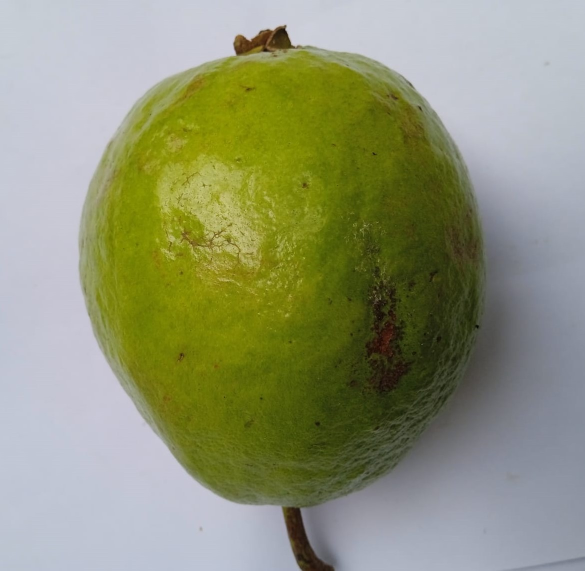
#> input picture DeterioroAlimentos_SamuelMoreno/imagenes/fresh/FreshGuava (102).jpg, 1169 x 1141 px (shown at 1/2 size); its folder holds only this picture in this run
$ jupyter execute --allow-errors Taller_2.ipynb   (shell and % lines are left out)
#> lines starting #> are read from the running program, lines starting #| are printed output that depends on the picture
# **Detección de Moho y Deterioro en Alimentos**

---
# **Entendimiento del caso**

## **1. Contexto**

La detección de **`frutas dañadas`** es muy importante para la **`producción agrícola`** y el procesamiento de frutas. Generalmente, esta detección se realiza manualmente, lo cual es un proceso ineficiente e impreciso.

Es por eso que en este proyecto se usará un conjunto de datos con muestras de **`guayabas`** en formato de imágenes de distintos tamaños. Las imágenes estarán separadas en dos directorios según si la fruta está fresca o podrida/deteriorada y se buscará clasificar dichas imágenes según su categoría correcta.

## **2. Categorías**

A continuación se muestra un ejemplo de cada una de las categorías de interés: Se puede evidenciar que la fruta fresca es más **`redonda y lisa`**, mientras que la podrida tiene **`manchas`** y está un poco **`deformada`**.

Otro aspecto importante es que las imágenes **`no tienen el mismo tamaño`** ni la misma forma, lo cual se ajustará más adelante en el preprocesamiento.

<center></img> &emsp;&emsp; </img></center>

---
# **Entendimiento de los datos**

## **1. Adquisición de datos**

[cell 1]
# Librerías generales
import glob
import joblib
import numpy as np
import random

# Librerías de visión computacional y visualización
import cv2 as cv
import matplotlib as mpl
import matplotlib.pyplot as plt

# Métodos para modelamiento
import sklearn
from sklearn.decomposition import PCA
from sklearn.ensemble import RandomForestClassifier
from sklearn.model_selection import train_test_split, GridSearchCV
from sklearn.pipeline import Pipeline
from sklearn.preprocessing import FunctionTransformer, StandardScaler

# Configuraciones
random.seed(42)
plt.rcParams["figure.dpi"] = 110

Este material se realizó con las siguientes versiones:

- **`Python`**: 3.11.11
- **`Joblib`**: 1.4.2
- **`Numpy`**: 2.0.2
- **`OpenCV`**: 4.11.0
- **`Matplotlib`**: 3.10.0
- **`Scikit-learn`**: 1.6.1

[cell 2]
print("Joblib", joblib.__version__)
print("Numpy", np.__version__)
print("OpenCV", cv.__version__)
print("Matplotlib", mpl.__version__)
print("Scikit-learn", sklearn.__version__)

Lo primero es cargar las imágenes en **`escala de grises`**. Aquí se crean dos **`listas separadas`** para facilitar el etiquetado previo al entrenamiento.

[cell 3]
fresh_images = glob.glob("../imagenes/fresh/*.jpg")
rotten_images = glob.glob("../imagenes/rotten/*.jpg")

fresh = []
for fname in fresh_images:
    img = cv.imread(fname, cv.IMREAD_GRAYSCALE)
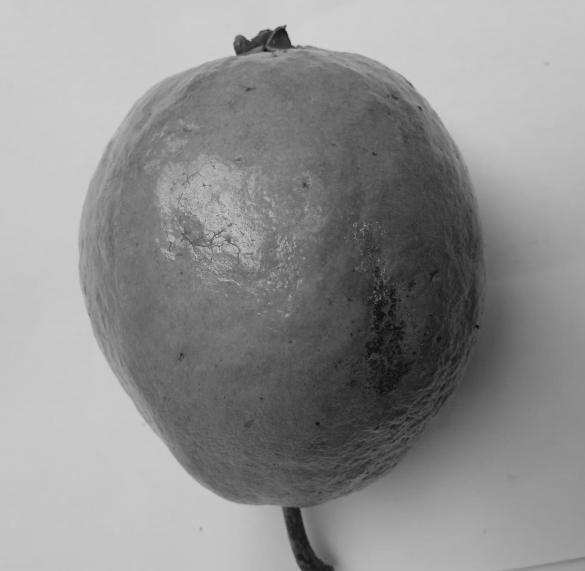
#> img: shape (1141, 1169) (shown at 1/2 size); min 4, max 212, mean 143.2
    fresh.append(img)

rotten = []
for fname in rotten_images:
    img = cv.imread(fname, cv.IMREAD_GRAYSCALE)
    rotten.append(img)

## **2. Análisis exploratorio de datos**

Se selecciona un elemento de cada lista (categoría) para una **`visualización inicial`**.

[cell 4]
fig, (ax1, ax2) = plt.subplots(ncols=2)
#> (the rest of this cell did not finish here and is left out)

Ahora se revisa de forma general la **`composición`** del conjunto de datos. Con esto se puede detallar que hay $120$ imágenes de **`guayabas frescas`** en la primera lista y que cada imagen tiene **`dimensiones diferentes`**, como se había mencionado al inicio.

[cell 5]
print(f"Cantidad de imágenes (frescas): {len(fresh)}")
#| Cantidad de imágenes (frescas): 1
print(f"Tamaño de la primera imagen: {fresh[0].shape}")
#| Tamaño de la primera imagen: (1141, 1169)
#> (the rest of this cell did not finish here and is left out)

De forma análoga, se revisa la segunda lista para ver que hay $150$ imágenes de **`guayabas podridas`**. Este conjunto de datos original está un poco **`desbalanceado`**, pero no será un problema mayor debido a la cantidad de imágenes que habrá luego del aumento de datos.

[cell 6]
print(f"Cantidad de imágenes (podridas): {len(rotten)}")
#> (the rest of this cell did not finish here and is left out)

Por los resultados anteriores, se **`redimensionan`** las imágenes para que todas tengan un tamaño de $128 \times 128$ pixeles.

[cell 7]
for i, img in enumerate(fresh):
    fresh[i] = cv.resize(img, (128, 128), interpolation = cv.INTER_AREA)
#> this loop made 1 pass
#> after the loop, fresh = 1 item

for i, img in enumerate(rotten):
    rotten[i] = cv.resize(img, (128, 128), interpolation = cv.INTER_AREA)
#> after the loop, rotten = []

---
# **Aumento de datos**

## **1. Rotaciones y acercamientos**

Las primeras transformaciones a aplicar son rotaciones y acercamientos aleatorios. Para esto, se transforma cada imagen con **`ocho combinaciones`** diferentes de ángulos y escalas y los resultados se van agregando a la lista de imágenes. De esta forma, quedan **`nueve versiones`** potencialmente distintas de cada imagen.

El proceso se realiza sobre ambas listas (frutas frescas y deterioradas).

[cell 8]
temp1 = fresh.copy()
#> temp1 = 1 item
for img in temp1:
    for i in range(8):
        angle = random.randrange(10, 360, 10) # Ángulo de rotación
        scale = random.uniform(1, 1.3) # Escala para el acercamiento/zoom
        mat = cv.getRotationMatrix2D((64, 64), angle, scale)
        fresh.append(cv.warpAffine(img, mat, (128, 128), flags=cv.INTER_LINEAR))
#> after the loop, fresh = 9 items

temp2 = rotten.copy()
#> temp2 = []
for img in temp2:
    for i in range(8):
        angle = random.randrange(10, 360, 10)
        scale = random.uniform(1, 1.3)
        mat = cv.getRotationMatrix2D((64, 64), angle, scale)
        rotten.append(cv.warpAffine(img, mat, (128, 128)))
#> this loop made 0 passes

Se selecciona un elemento de cada lista y se muestran cuatro de sus transformaciones. Nótese que, efectivamente, cada una tiene un ángulo y un nivel de *zoom* distinto.

[cell 9]
fig, axes = plt.subplots(nrows=2, ncols=4)
#> (the rest of this cell did not finish here and is left out)

## **2. Traslaciones**

Para complementar el aumento de datos, también se aplican traslaciones sobre cada elementos. Para esto, se generan **`dos combinaciones`** de movimientos horizontales y verticales y los resultados se agregan a cada lista. Así, quedan **`tres versiones`** (en cuanto a traslación) de cada imagen.

[cell 10]
temp1 = fresh.copy()
#> temp1 = 9 items
for img in temp1:
    for i in range(2):
        x = random.randint(-25, 25) # Traslación horizontal
        y = random.randint(-25, 25) # Traslación vertical
        mat = np.float32([[1, 0, x], [0, 1, y]])
        fresh.append(cv.warpAffine(img, mat, (128, 128)))
#> this loop made 9 passes
#> after the loop, fresh = 27 items

temp2 = rotten.copy()
for img in temp2:
    for i in range(2):
        x = random.randint(-25, 25)
        y = random.randint(-25, 25)
        mat = np.float32([[1, 0, x], [0, 1, y]])
        rotten.append(cv.warpAffine(img, mat, (128, 128)))

De nuevo, se selecciona un elemento de cada lista y se muestran sus transformaciones.

[cell 11]
fig, axes = plt.subplots(nrows=2, ncols=4)
#> (the rest of this cell did not finish here and is left out)

Finalmente se muestra la cantidad de imágenes que hay en cada lista luego de las transformaciones descritas anteriormente.

[cell 12]
print(f"Cantidad de imágenes (frescas): {len(fresh)}")
#| Cantidad de imágenes (frescas): 27
print(f"Cantidad de imágenes (podridas): {len(rotten)}")
#| Cantidad de imágenes (podridas): 0

---
# **Preparación de los datos**

A continuación se muestran, paso a paso, todas las transformaciones seleccionadas para dos **`imágenes de ejemplo`**.

En esta sección sólo se prepararán dichas imágenes porque las transformaciones se incluyen dentro del *pipeline* modular. Esto se hace para que el flujo de ejecución sea **`funcional`** y sólo se necesite pasar las **`imágenes crudas`** de $128 \times 128$ al objeto *Pipeline* que ya tendrá encapsuladas la secuencia de transformaciones, la selección de características y el modelo de clasificación.

## **1. Ecualización de histogramas**

Primero se ecualizan los histogramas de las imágenes para mejorar su contraste/iluminación.

Se crea una **`función`** que reciba los **`hiperparámetros`** del objeto CLAHE y aplique la transformación sobre un arreglo de imágenes para facilitar su posterior **`integración al pipeline`** de *scikit-learn*.

[cell 13]
def equalize(imgs, clipLimit=2.0, tileGridSize=(8, 8)):
#> called with clipLimit = 2, tileGridSize = (8, 8)
    eq = []
    clahe = cv.createCLAHE(clipLimit, tileGridSize) # Contrast Limited Adaptive Histogram Equalization
    for img in imgs:
        eq.append(clahe.apply(img)) # Se aplica sobre cada imagen
#> after the loop, eq = 1 item
    return eq

# Se transforman las imágenes de ejemplo
eq_fresh = equalize([fresh[2]])
#> eq_fresh = 1 item
#> (the rest of this cell did not finish here and is left out)

## **2. Suavizado**

Ahora se aplica un **`filtro gaussiano`** para suavizar las imágenes. Igual que en el caso anterior, se define una función que reciba los hiperparámetros y aplique el filtro sobre una lista de imágenes.

[cell 14]
def blur(imgs, ksize=(5, 5), sigmaX=0):
#> called with ksize = (5, 5), sigmaX = 0
    blurred = []
    for img in imgs:
        blurred.append(cv.GaussianBlur(img, ksize, sigmaX)) # Filtro gaussiano
#> after the loop, blurred = 1 item
    return blurred

# Se transforman las imágenes de ejemplo
blurred_fresh = blur(eq_fresh)
#> blurred_fresh = 1 item
#> (the rest of this cell did not finish here and is left out)

## **3. Detección de bordes**

Finalmente, se define una función que usa el **`algoritmo de Canny`** para detectar los bordes en las imágenes seleccionadas.

Cabe mencionar que con esta última transformación se puede confirmar lo que se mencionó al inicio del proyecto sobre que las guayabas frescas son más lisas que las dañadas, ya que la detección de bordes resalta más las imperfecciones y el deterioro de estas.

[cell 15]
def detect_edges(imgs, threshold=100):
#> called with threshold = 100
    canny = []
    for img in imgs:
        canny.append(cv.Canny(img, threshold, threshold).flatten()) # Algoritmo de Canny
#> after the loop, canny = 1 item
    return canny

# Se transforman las imágenes de ejemplo
canny_fresh = detect_edges(blurred_fresh)
#> canny_fresh = 1 item
#> (the rest of this cell did not finish here and is left out)

---
# **Modelamiento**

## **1. Partición de registros**

Ahora sí se unen las dos listas y se crean sus **`respectivas etiquetas`**.

[cell 16]
X = fresh + rotten
#> X = 27 items
y = [0]*len(fresh) + [1]*len(rotten)
#> y = 27 values from 0 to 0

Se separan los datos de **`entrenamiento`** de los ejemplos con los que, posteriormente, se estimará el desempeño del modelo. Para esto se usará el $15\%$ de los registros en la evaluación de **`prueba`**.

[cell 17]
X_train, X_test, y_train, y_test = train_test_split(np.array(X), np.array(y), test_size=0.15, random_state=42, stratify=y)
#> y_train = 22 values from 0 to 0; y_test = [0, 0, 0, 0, 0]
#| Fitting 6 folds for each of 54 candidates, totalling 324 fits

## **2. Pipeline de ejecución**

En la construcción del *pipeline* se incluyen las tres transformaciones descritas anteriormente, seguidas de la **`normalización`** de los datos y la selección de las primeras $1000$ **`componentes principales`** (las cuales explican cerca del $60\%$ de la varianza total de las características).

Al final del flujo se agrega un **`bosque aleatorio`** como clasificador y se define una semilla para que los resultados de su entrenamiento sean replicables.

[cell 18]
estimators = [("equ", FunctionTransformer(equalize)), # Ecualización de histogramas
              ("blr", FunctionTransformer(blur)), # Suavizado
              ("edg", FunctionTransformer(detect_edges)), # Detección de bordes
              ("std", StandardScaler()), # Normalización
              ("pca", PCA(n_components=1000)), # Componentes principales
              ("clf", RandomForestClassifier(random_state=42))] # Clasificador

pipe = Pipeline(estimators)

## **3. Entrenamiento**

Durante el entrenamiento del modelo, se hará una **`búsqueda de hiperparámetros`** sobre el *Pipeline* de *scikit-learn*. Esto incluye el **`tamaño de los bloques`** para la ecualización, el **`umbral`** para la detección de bordes, el **`número de árboles de decisión`** que componen el clasificador y la **`porción de características`** que el modelo revisa para separar nuevas ramas.

[cell 19]
params = {"equ__kw_args": [{"tileGridSize": (8, 8)}, {"tileGridSize": (10, 10)}],
          "edg__kw_args": [{"threshold": 80}, {"threshold": 100}, {"threshold": 120}],
          "clf__n_estimators": [60, 80, 100],
          "clf__max_features": [0.2, 0.3, 0.4]}

Como se tienen $54$ combinaciones de hiperparámetros y el modelo usa $6$ particiones para **`validación cruzada`**, se deben entrenar $324$ versiones diferentes. Las **`métricas`** de entrenamiento y validación se muestran en cada paso y la **`mejor configuración`** de hiperparámetros se muestra al final.

[cell 20]
grid_clf = GridSearchCV(pipe, params, cv=6, verbose=3, return_train_score=True)
#> (the rest of this cell did not finish here and is left out)

#> the loop in blur (call 2), `for img in imgs:` made 18 passes
#> the loop in detect_edges (call 2), `for img in imgs:` made 18 passes
#| [CV 1/6] END clf__max_features=0.2, clf__n_estimators=60, edg__kw_args={'threshold': 80}, equ__kw_args={'tileGridSize': (8, 8)};, score=(train=nan, test=nan) total time=   0.0s
#| [CV 2/6] END clf__max_features=0.2, clf__n_estimators=60, edg__kw_args={'threshold': 80}, equ__kw_args={'tileGridSize': (8, 8)};, score=(train=nan, test=nan) total time=   0.0s
#| [CV 3/6] END clf__max_features=0.2, clf__n_estimators=60, edg__kw_args={'threshold': 80}, equ__kw_args={'tileGridSize': (8, 8)};, score=(train=nan, test=nan) total time=   0.0s
#| [CV 4/6] END clf__max_features=0.2, clf__n_estimators=60, edg__kw_args={'threshold': 80}, equ__kw_args={'tileGridSize': (8, 8)};, score=(train=nan, test=nan) total time=   0.0s
#| [CV 5/6] END clf__max_features=0.2, clf__n_estimators=60, edg__kw_args={'threshold': 80}, equ__kw_args={'tileGridSize': (8, 8)};, score=(train=nan, test=nan) total time=   0.0s
#| [CV 6/6] END clf__max_features=0.2, clf__n_estimators=60, edg__kw_args={'threshold': 80}, equ__kw_args={'tileGridSize': (8, 8)};, score=(train=nan, test=nan) total time=   0.0s
#| [CV 1/6] END clf__max_features=0.2, clf__n_estimators=60, edg__kw_args={'threshold': 80}, equ__kw_args={'tileGridSize': (10, 10)};, score=(train=nan, test=nan) total time=   0.0s
#| [CV 2/6] END clf__max_features=0.2, clf__n_estimators=60, edg__kw_args={'threshold': 80}, equ__kw_args={'tileGridSize': (10, 10)};, score=(train=nan, test=nan) total time=   0.0s
#| [CV 3/6] END clf__max_features=0.2, clf__n_estimators=60, edg__kw_args={'threshold': 80}, equ__kw_args={'tileGridSize': (10, 10)};, score=(train=nan, test=nan) total time=   0.0s
#| [CV 4/6] END clf__max_features=0.2, clf__n_estimators=60, edg__kw_args={'threshold': 80}, equ__kw_args={'tileGridSize': (10, 10)};, score=(train=nan, test=nan) total time=   0.0s
#| [CV 5/6] END clf__max_features=0.2, clf__n_estimators=60, edg__kw_args={'threshold': 80}, equ__kw_args={'tileGridSize': (10, 10)};, score=(train=nan, test=nan) total time=   0.0s
#| [CV 6/6] END clf__max_features=0.2, clf__n_estimators=60, edg__kw_args={'threshold': 80}, equ__kw_args={'tileGridSize': (10, 10)};, score=(train=nan, test=nan) total time=   0.0s
#| [CV 1/6] END clf__max_features=0.2, clf__n_estimators=60, edg__kw_args={'threshold': 100}, equ__kw_args={'tileGridSize': (8, 8)};, score=(train=nan, test=nan) total time=   0.0s
#| [CV 2/6] END clf__max_features=0.2, clf__n_estimators=60, edg__kw_args={'threshold': 100}, equ__kw_args={'tileGridSize': (8, 8)};, score=(train=nan, test=nan) total time=   0.0s
#| [CV 3/6] END clf__max_features=0.2, clf__n_estimators=60, edg__kw_args={'threshold': 100}, equ__kw_args={'tileGridSize': (8, 8)};, score=(train=nan, test=nan) total time=   0.0s
#| [CV 4/6] END clf__max_features=0.2, clf__n_estimators=60, edg__kw_args={'threshold': 100}, equ__kw_args={'tileGridSize': (8, 8)};, score=(train=nan, test=nan) total time=   0.0s
#| [CV 5/6] END clf__max_features=0.2, clf__n_estimators=60, edg__kw_args={'threshold': 100}, equ__kw_args={'tileGridSize': (8, 8)};, score=(train=nan, test=nan) total time=   0.0s
#| [CV 6/6] END clf__max_features=0.2, clf__n_estimators=60, edg__kw_args={'threshold': 100}, equ__kw_args={'tileGridSize': (8, 8)};, score=(train=nan, test=nan) total time=   0.0s
#| [CV 1/6] END clf__max_features=0.2, clf__n_estimators=60, edg__kw_args={'threshold': 100}, equ__kw_args={'tileGridSize': (10, 10)};, score=(train=nan, test=nan) total time=   0.0s
#| [CV 2/6] END clf__max_features=0.2, clf__n_estimators=60, edg__kw_args={'threshold': 100}, equ__kw_args={'tileGridSize': (10, 10)};, score=(train=nan, test=nan) total time=   0.0s
#| [CV 3/6] END clf__max_features=0.2, clf__n_estimators=60, edg__kw_args={'threshold': 100}, equ__kw_args={'tileGridSize': (10, 10)};, score=(train=nan, test=nan) total time=   0.0s
#| [CV 4/6] END clf__max_features=0.2, clf__n_estimators=60, edg__kw_args={'threshold': 100}, equ__kw_args={'tileGridSize': (10, 10)};, score=(train=nan, test=nan) total time=   0.0s
#| [CV 5/6] END clf__max_features=0.2, clf__n_estimators=60, edg__kw_args={'threshold': 100}, equ__kw_args={'tileGridSize': (10, 10)};, score=(train=nan, test=nan) total time=   0.0s
#| [CV 6/6] END clf__max_features=0.2, clf__n_estimators=60, edg__kw_args={'threshold': 100}, equ__kw_args={'tileGridSize': (10, 10)};, score=(train=nan, test=nan) total time=   0.0s
#| [CV 1/6] END clf__max_features=0.2, clf__n_estimators=60, edg__kw_args={'threshold': 120}, equ__kw_args={'tileGridSize': (8, 8)};, score=(train=nan, test=nan) total time=   0.0s
#| [CV 2/6] END clf__max_features=0.2, clf__n_estimators=60, edg__kw_args={'threshold': 120}, equ__kw_args={'tileGridSize': (8, 8)};, score=(train=nan, test=nan) total time=   0.0s
#| [CV 3/6] END clf__max_features=0.2, clf__n_estimators=60, edg__kw_args={'threshold': 120}, equ__kw_args={'tileGridSize': (8, 8)};, score=(train=nan, test=nan) total time=   0.0s
#| [CV 4/6] END clf__max_features=0.2, clf__n_estimators=60, edg__kw_args={'threshold': 120}, equ__kw_args={'tileGridSize': (8, 8)};, score=(train=nan, test=nan) total time=   0.0s
#| [CV 5/6] END clf__max_features=0.2, clf__n_estimators=60, edg__kw_args={'threshold': 120}, equ__kw_args={'tileGridSize': (8, 8)};, score=(train=nan, test=nan) total time=   0.0s
#| [CV 6/6] END clf__max_features=0.2, clf__n_estimators=60, edg__kw_args={'threshold': 120}, equ__kw_args={'tileGridSize': (8, 8)};, score=(train=nan, test=nan) total time=   0.0s
#| [CV 1/6] END clf__max_features=0.2, clf__n_estimators=60, edg__kw_args={'threshold': 120}, equ__kw_args={'tileGridSize': (10, 10)};, score=(train=nan, test=nan) total time=   0.0s
#| [CV 2/6] END clf__max_features=0.2, clf__n_estimators=60, edg__kw_args={'threshold': 120}, equ__kw_args={'tileGridSize': (10, 10)};, score=(train=nan, test=nan) total time=   0.0s
